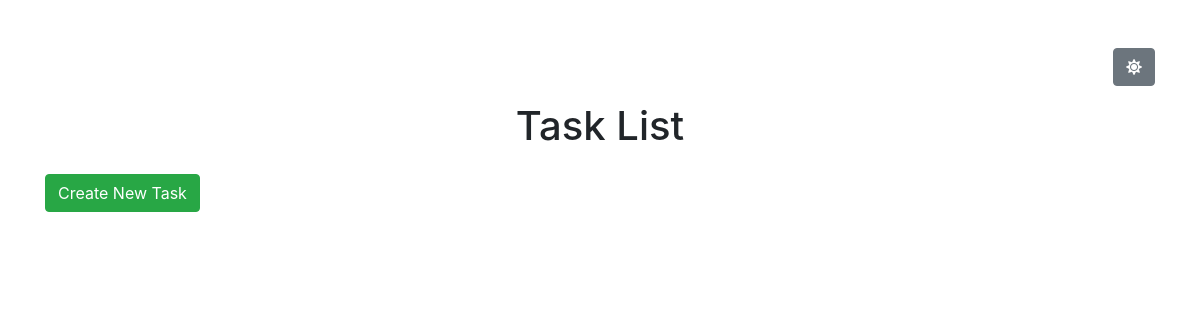
Before: / with the older database file.
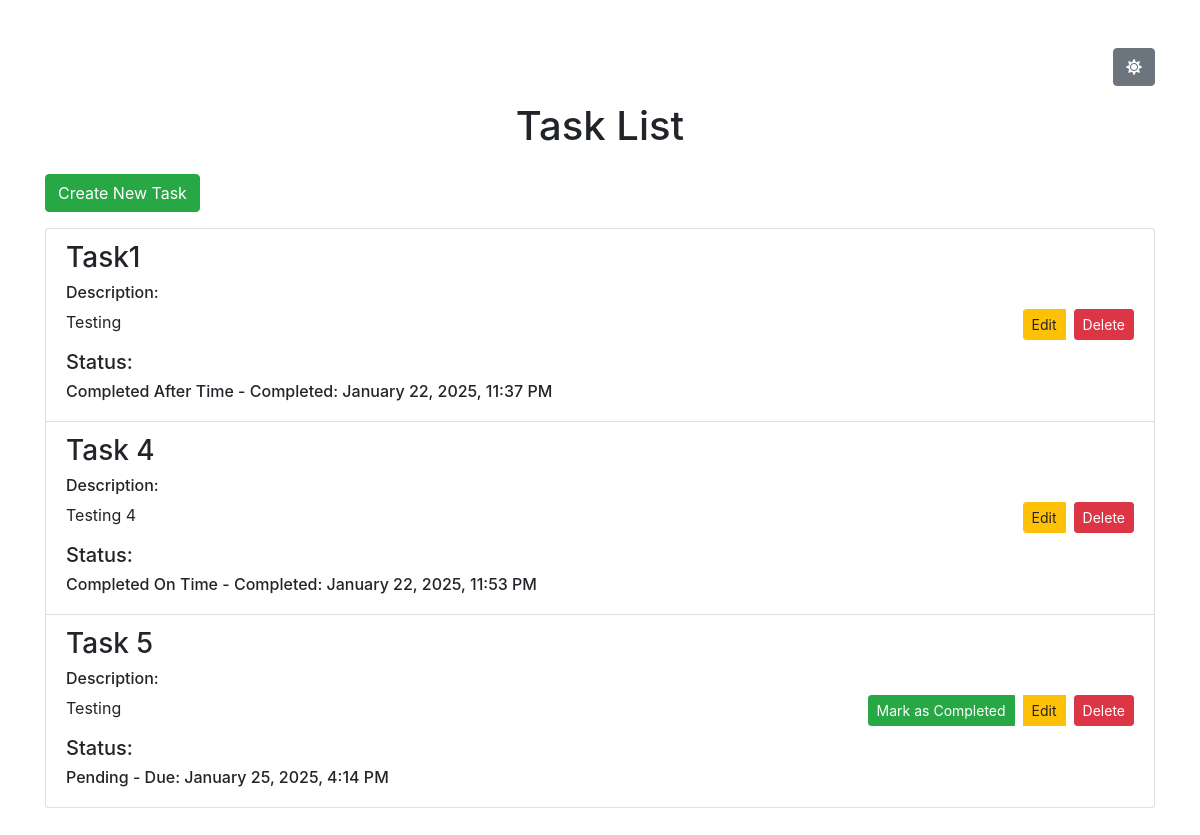
After: the same page with the newer database file.
### task/models.py (models this page shows, shortened)
class Task(models.Model):
    STATUS_CHOICES = [
        ('pending', 'Pending'),
        ('completed_on_time', 'Completed On Time'),
        ('completed_after_time', 'Completed After Time'),
    ]
    task_name = models.CharField(max_length=200)
    description = models.TextField()
    status = models.CharField(max_length=20, choices=STATUS_CHOICES, default='pending', editable=False)
    created_date = models.DateTimeField(auto_now_add=True)
    due_date = models.DateTimeField()
    completed_date = models.DateTimeField(null=True, blank=True)

### task/views.py (the view)
# urls.py: path('', views.task_list, name='task_list'),
def task_list(request):
    tasks = Task.objects.all()
    return render(request, 'task/task_list.html', {'tasks': tasks})

### templates/task/task_list.html (shortened to what this page needs)
{% extends 'task/base.html' %}
{% load static %}
{% block content %}
<h1 class="mb-4 text-center">Task List</h1>
<a href="{% url 'task_create' %}" class="btn btn-success mb-3">Create New Task</a>
<ul class="list-group mb-5">
    {% for task in tasks %}
    <li class="list-group-item d-flex justify-content-between align-items-center">
        <div>
            <h3>{{ task.task_name }}</h3>
            <h6>Description:</h6>
            <p>{{ task.description }}</p>
            <h5>Status: </h5>
            <h6><span id="status-{{ task.id }}">{{ task.get_status_display }}</span>
                {% if task.status == 'pending' %}
                - Due: {{ task.due_date|date:"F j, Y, g:i A" }}
                {% else %}
                - Completed: <span id="completed-date-{{ task.id }}">{{task.completed_date|date:"F j, Y, g:i A"}}</span>
                {% endif %}
            </h6>
        </div>
        <div class="btn-group">
            {% if task.status == 'pending' %}
            <button class="btn btn-success btn-sm" onclick="markAsCompleted({{ task.id }})">Mark as Completed</button>
            {% endif %}
            <a href="{% url 'task_edit' task.id %}" class="btn btn-warning btn-sm ml-2">Edit</a>
            <form method="POST" action="{% url 'task_delete' task.id %}" class="d-inline-block ml-2">
                <button type="submit" class="btn btn-danger btn-sm">Delete</button>
            </form>
        </div>
    </li>
    {% endfor %}
</ul>
{% endblock %}

### templates/task/base.html (shortened to what this page needs)
<!DOCTYPE html>
{% load static %}
<html lang="en">
<head>
    <link href="https://stackpath.bootstrapcdn.com/bootstrap/4.5.2/css/bootstrap.min.css" rel="stylesheet">
    <link id="dark-theme" rel="stylesheet" href="{% static 'css/dark-theme.css' %}" disabled>
    <link rel="stylesheet" href="https://cdnjs.cloudflare.com/ajax/libs/font-awesome/5.15.3/css/all.min.css">
</head>
<body class="container mt-5">
    <div class="d-flex justify-content-end mb-3">
        <button id="theme-toggle" class="btn btn-secondary theme-toggle-btn">
            <i class="fas fa-sun"></i>
        </button>
    </div>
    <div class="content-container">
        {% block content %}{% endblock %}
    </div>
</body>
</html>

Changed rows visible on the page:
added Task: task_name "Task1", description "Testing", status "Completed After Time", completed_date "January 22, 2025, 11:37 PM"
added Task: task_name "Task 4", description "Testing 4", status "Completed On Time", completed_date "January 22, 2025, 11:53 PM"
added Task: task_name "Task 5", description "Testing", status "Pending", due_date "January 25, 2025, 4:14 PM"
